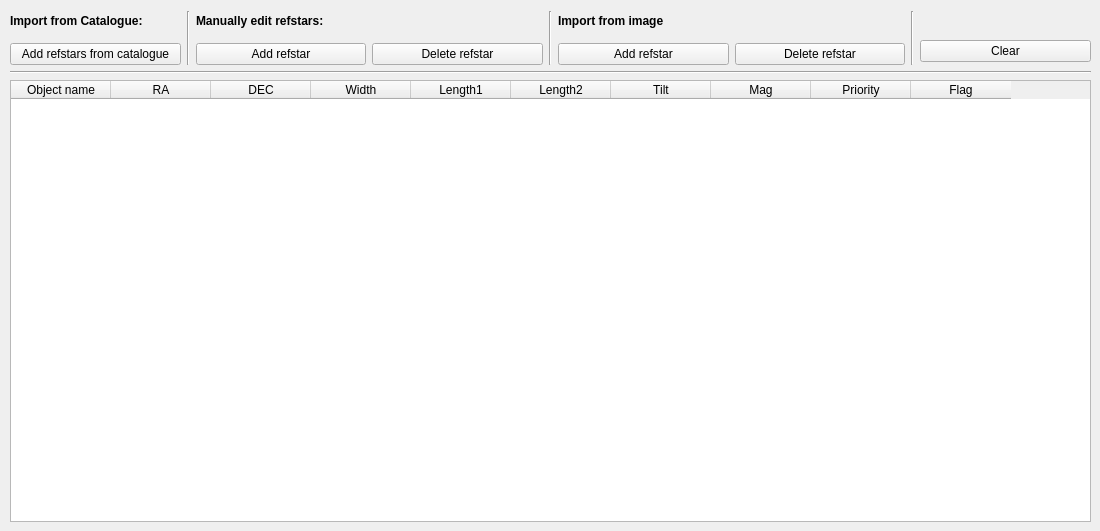
    <widget class="QWidget" name="RefstarsTab">
     <property name="sizePolicy">
      <sizepolicy hsizetype="Expanding" vsizetype="Expanding">
       <horstretch>0</horstretch>
       <verstretch>0</verstretch>
      </sizepolicy>
     </property>
     <attribute name="title">
      <string>     &amp;Refstars      </string>
     </attribute>
     <widget class="QWidget" name="layoutWidget">
      <property name="geometry">
       <rect>
        <x>10</x>
        <y>11</y>
        <width>1081</width>
        <height>511</height>
       </rect>
      </property>
      <layout class="QGridLayout" name="gridLayout_11">
       <item row="0" column="0">
        <layout class="QGridLayout" name="gridLayout_3">
         <item row="0" column="0">
          <widget class="QLabel" name="labelRef_ImportCat">
           <property name="font">
            <font>
             <family>Arial</family>
             <weight>75</weight>
             <bold>true</bold>
            </font>
           </property>
           <property name="text">
            <string>Import from Catalogue:</string>
           </property>
          </widget>
         </item>
         <item row="0" column="1" rowspan="3">
          <widget class="Line" name="lineRef_line2">
           <property name="orientation">
            <enum>Qt::Vertical</enum>
           </property>
          </widget>
         </item>
         <item row="0" column="2">
          <widget class="QLabel" name="labelRef_ManEdit">
           <property name="font">
            <font>
             <family>Arial</family>
             <weight>75</weight>
             <bold>true</bold>
            </font>
           </property>
           <property name="text">
            <string>Manually edit refstars:</string>
           </property>
          </widget>
         </item>
         <item row="0" column="3">
          <spacer name="horizontalSpacer_8">
           <property name="orientation">
            <enum>Qt::Horizontal</enum>
           </property>
           <property name="sizeType">
            <enum>QSizePolicy::Fixed</enum>
           </property>
           <property name="sizeHint" stdset="0">
            <size>
             <width>138</width>
             <height>20</height>
            </size>
           </property>
          </spacer>
         </item>
         <item row="0" column="4" rowspan="3">
          <widget class="Line" name="lineRef_line1">
           <property name="orientation">
            <enum>Qt::Vertical</enum>
           </property>
          </widget>
         </item>
         <item row="0" column="5">
          <widget class="QLabel" name="labelRef_ManEditImage">
           <property name="font">
            <font>
             <family>Arial</family>
             <weight>75</weight>
             <bold>true</bold>
            </font>
           </property>
           <property name="text">
            <string>Import from image</string>
           </property>
          </widget>
         </item>
         <item row="0" column="6">
          <spacer name="horizontalSpacer_14">
           <property name="orientation">
            <enum>Qt::Horizontal</enum>
           </property>
           <property name="sizeType">
            <enum>QSizePolicy::Fixed</enum>
           </property>
           <property name="sizeHint" stdset="0">
            <size>
             <width>138</width>
             <height>20</height>
            </size>
           </property>
          </spacer>
         </item>
         <item row="0" column="7" rowspan="3">
          <widget class="Line" name="lineRef_line1_2">
           <property name="orientation">
            <enum>Qt::Vertical</enum>
           </property>
          </widget>
         </item>
         <item row="1" column="8" rowspan="2">
          <widget class="QPushButton" name="pushButtonRef_ClearRefstars">
           <property name="text">
            <string>Clear</string>
           </property>
          </widget>
         </item>
         <item row="2" column="0">
          <widget class="QPushButton" name="pushButtonRef_AddRefstarsfromCat">
           <property name="text">
            <string>Add refstars from catalogue</string>
           </property>
          </widget>
         </item>
         <item row="2" column="2">
          <widget class="QPushButton" name="pushButtonRef_AddRefstar">
           <property name="text">
            <string>Add refstar</string>
           </property>
          </widget>
         </item>
         <item row="2" column="3">
          <widget class="QPushButton" name="pushButtonRef_DeleteRefstar">
           <property name="text">
            <string>Delete refstar</string>
           </property>
          </widget>
         </item>
         <item row="2" column="5">
          <widget class="QPushButton" name="pushButtonRef_AddRefstarImage">
           <property name="text">
            <string>Add refstar</string>
           </property>
          </widget>
         </item>
         <item row="2" column="6">
          <widget class="QPushButton" name="pushButtonRef_DeleteRefstar_2">
           <property name="text">
            <string>Delete refstar</string>
           </property>
          </widget>
         </item>
        </layout>
       </item>
       <item row="2" column="0">
        <widget class="QTableWidget" name="tableWidgetRefstars">
         <property name="lineWidth">
          <number>2</number>
         </property>
         <property name="rowCount">
          <number>0</number>
         </property>
         <column>
          <property name="text">
           <string>Object name</string>
          </property>
         </column>
         <column>
          <property name="text">
           <string>RA</string>
          </property>
         </column>
         <column>
          <property name="text">
           <string>DEC</string>
          </property>
         </column>
         <column>
          <property name="text">
           <string>Width</string>
          </property>
         </column>
         <column>
          <property name="text">
           <string>Length1</string>
          </property>
         </column>
         <column>
          <property name="text">
           <string>Length2</string>
          </property>
         </column>
         <column>
          <property name="text">
           <string>Tilt</string>
          </property>
         </column>
         <column>
          <property name="text">
           <string>Mag</string>
          </property>
         </column>
         <column>
          <property name="text">
           <string>Priority</string>
          </property>
         </column>
         <column>
          <property name="text">
           <string>Flag</string>
          </property>
         </column>
        </widget>
       </item>
       <item row="1" column="0">
        <widget class="Line" name="line_15">
         <property name="orientation">
          <enum>Qt::Horizontal</enum>
         </property>
        </widget>
       </item>
      </layout>
     </widget>
    </widget>
